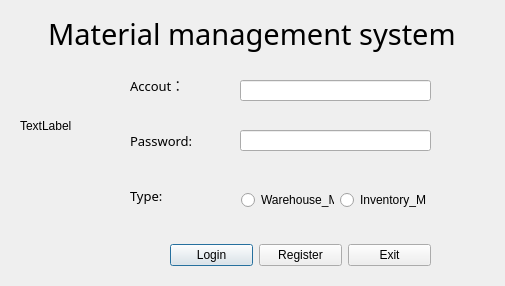
<?xml version="1.0" encoding="UTF-8"?>
<ui version="4.0">
 <class>Login</class>
 <widget class="QDialog" name="Login">
  <property name="geometry">
   <rect>
    <x>0</x>
    <y>0</y>
    <width>505</width>
    <height>286</height>
   </rect>
  </property>
  <property name="sizePolicy">
   <sizepolicy hsizetype="Expanding" vsizetype="Expanding">
    <horstretch>0</horstretch>
    <verstretch>0</verstretch>
   </sizepolicy>
  </property>
  <property name="windowTitle">
   <string>Dialog</string>
  </property>
  <widget class="QWidget" name="layoutWidget">
   <property name="geometry">
    <rect>
     <x>170</x>
     <y>240</y>
     <width>261</width>
     <height>31</height>
    </rect>
   </property>
   <layout class="QHBoxLayout" name="horizontalLayout_3">
    <item>
     <widget class="QPushButton" name="LoginpushButton">
      <property name="text">
       <string>Login</string>
      </property>
     </widget>
    </item>
    <item>
     <widget class="QPushButton" name="RegisterpushButton">
      <property name="text">
       <string>Register</string>
      </property>
     </widget>
    </item>
    <item>
     <widget class="QPushButton" name="ExitpushButton">
      <property name="text">
       <string>Exit</string>
      </property>
     </widget>
    </item>
   </layout>
  </widget>
  <widget class="QWidget" name="layoutWidget">
   <property name="geometry">
    <rect>
     <x>130</x>
     <y>60</y>
     <width>101</width>
     <height>161</height>
    </rect>
   </property>
   <layout class="QVBoxLayout" name="verticalLayout_2">
    <item>
     <widget class="QLabel" name="accountlabel">
      <property name="font">
       <font>
        <family>Segoe Print</family>
        <pointsize>10</pointsize>
        <weight>9</weight>
        <italic>false</italic>
        <bold>false</bold>
       </font>
      </property>
      <property name="styleSheet">
       <string notr="true">font: 75 10pt &quot;Segoe Print&quot;;</string>
      </property>
      <property name="text">
       <string>Accout：</string>
      </property>
     </widget>
    </item>
    <item>
     <widget class="QLabel" name="passwordlabel">
      <property name="font">
       <font>
        <family>Segoe Print</family>
        <pointsize>10</pointsize>
        <weight>9</weight>
        <italic>false</italic>
        <bold>false</bold>
       </font>
      </property>
      <property name="styleSheet">
       <string notr="true">font: 75 10pt &quot;Segoe Print&quot;;</string>
      </property>
      <property name="text">
       <string>Password:</string>
      </property>
     </widget>
    </item>
    <item>
     <widget class="QLabel" name="classificationlabel">
      <property name="font">
       <font>
        <family>Segoe Print</family>
        <pointsize>10</pointsize>
        <weight>9</weight>
        <italic>false</italic>
        <bold>false</bold>
       </font>
      </property>
      <property name="styleSheet">
       <string notr="true">font: 75 10pt &quot;Segoe Print&quot;;</string>
      </property>
      <property name="text">
       <string>Type:</string>
      </property>
     </widget>
    </item>
   </layout>
  </widget>
  <widget class="QWidget" name="layoutWidget">
   <property name="geometry">
    <rect>
     <x>241</x>
     <y>190</y>
     <width>190</width>
     <height>20</height>
    </rect>
   </property>
   <layout class="QHBoxLayout" name="horizontalLayout">
    <item>
     <widget class="QRadioButton" name="WMradioButton">
      <property name="text">
       <string>Warehouse_M</string>
      </property>
     </widget>
    </item>
    <item>
     <widget class="QRadioButton" name="IMradioButton">
      <property name="text">
       <string>Inventory_M</string>
      </property>
     </widget>
    </item>
   </layout>
  </widget>
  <widget class="QLabel" name="iconlabel">
   <property name="geometry">
    <rect>
     <x>20</x>
     <y>70</y>
     <width>101</width>
     <height>111</height>
    </rect>
   </property>
   <property name="text">
    <string>TextLabel</string>
   </property>
  </widget>
  <widget class="QLineEdit" name="accountlineEdit">
   <property name="geometry">
    <rect>
     <x>240</x>
     <y>80</y>
     <width>191</width>
     <height>21</height>
    </rect>
   </property>
  </widget>
  <widget class="QLineEdit" name="passwordlineEdit">
   <property name="geometry">
    <rect>
     <x>240</x>
     <y>130</y>
     <width>191</width>
     <height>21</height>
    </rect>
   </property>
  </widget>
  <widget class="QWidget" name="">
   <property name="geometry">
    <rect>
     <x>13</x>
     <y>13</y>
     <width>481</width>
     <height>41</height>
    </rect>
   </property>
   <layout class="QHBoxLayout" name="horizontalLayout_2">
    <item>
     <spacer name="horizontalSpacer">
      <property name="orientation">
       <enum>Qt::Horizontal</enum>
      </property>
      <property name="sizeHint" stdset="0">
       <size>
        <width>38</width>
        <height>39</height>
       </size>
      </property>
     </spacer>
    </item>
    <item>
     <widget class="QLabel" name="titlelabel">
      <property name="font">
       <font>
        <family>Arial Unicode MS</family>
        <pointsize>22</pointsize>
        <weight>50</weight>
        <italic>false</italic>
        <bold>false</bold>
       </font>
      </property>
      <property name="styleSheet">
       <string notr="true">font: 22pt &quot;Arial Unicode MS&quot;;
color: rgb(0, 0, 0);

</string>
      </property>
      <property name="text">
       <string>Material management system</string>
      </property>
     </widget>
    </item>
    <item>
     <spacer name="horizontalSpacer_2">
      <property name="orientation">
       <enum>Qt::Horizontal</enum>
      </property>
      <property name="sizeHint" stdset="0">
       <size>
        <width>40</width>
        <height>20</height>
       </size>
      </property>
     </spacer>
    </item>
   </layout>
  </widget>
 </widget>
 <resources/>
 <connections/>
</ui>
